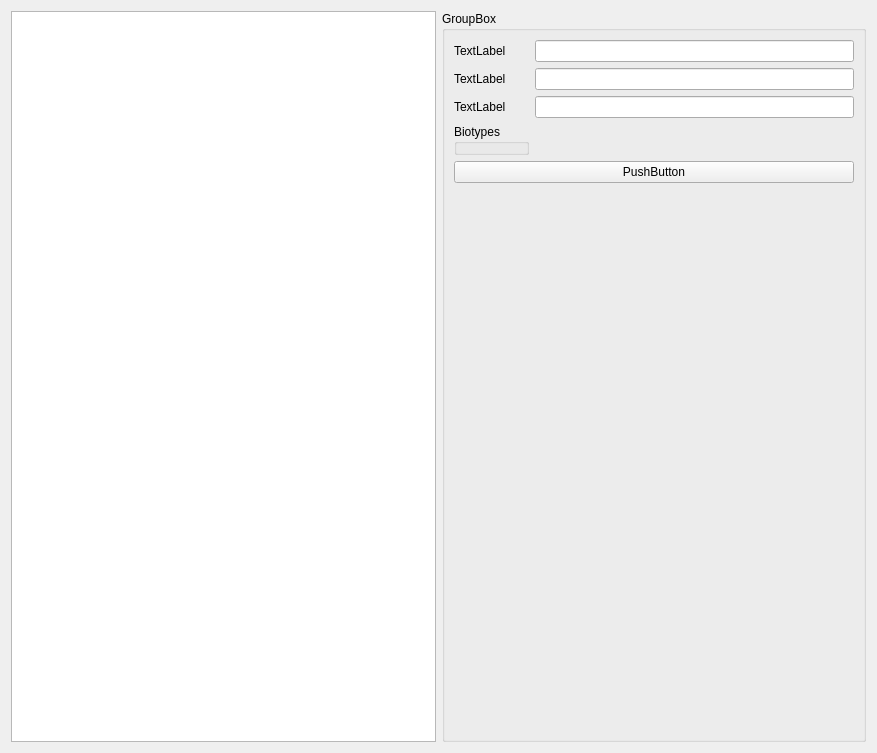
<?xml version="1.0" encoding="UTF-8"?>
<ui version="4.0">
 <class>ExpressionExonWidget</class>
 <widget class="QWidget" name="ExpressionExonWidget">
  <property name="geometry">
   <rect>
    <x>0</x>
    <y>0</y>
    <width>877</width>
    <height>753</height>
   </rect>
  </property>
  <property name="windowTitle">
   <string>Form</string>
  </property>
  <layout class="QHBoxLayout" name="horizontalLayout_2">
   <item>
    <widget class="QTableWidget" name="tw_expression_table"/>
   </item>
   <item>
    <widget class="QGroupBox" name="groupBox">
     <property name="title">
      <string>GroupBox</string>
     </property>
     <layout class="QFormLayout" name="formLayout">
      <item row="0" column="0">
       <widget class="QLabel" name="label">
        <property name="text">
         <string>TextLabel</string>
        </property>
       </widget>
      </item>
      <item row="0" column="1">
       <widget class="QLineEdit" name="lineEdit"/>
      </item>
      <item row="1" column="0">
       <widget class="QLabel" name="label_2">
        <property name="text">
         <string>TextLabel</string>
        </property>
       </widget>
      </item>
      <item row="1" column="1">
       <widget class="QLineEdit" name="lineEdit_2"/>
      </item>
      <item row="2" column="0">
       <widget class="QLabel" name="label_3">
        <property name="text">
         <string>TextLabel</string>
        </property>
       </widget>
      </item>
      <item row="2" column="1">
       <widget class="QLineEdit" name="lineEdit_3"/>
      </item>
      <item row="3" column="0">
       <widget class="QGroupBox" name="gb_biotypes">
        <property name="title">
         <string>Biotypes</string>
        </property>
       </widget>
      </item>
      <item row="4" column="0" colspan="2">
       <widget class="QPushButton" name="pushButton">
        <property name="text">
         <string>PushButton</string>
        </property>
       </widget>
      </item>
     </layout>
    </widget>
   </item>
  </layout>
 </widget>
 <resources/>
 <connections/>
</ui>
